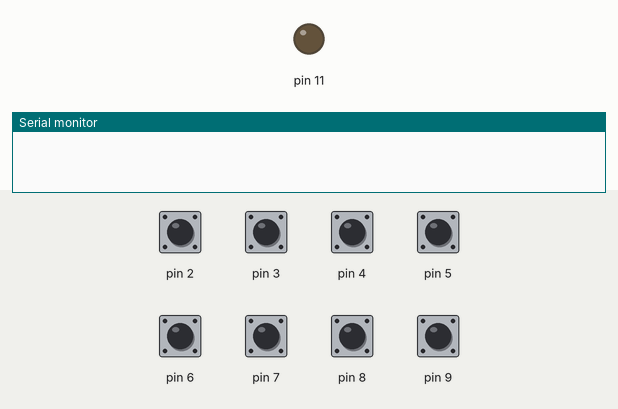
Recording of a sketch running on a simulated Arduino Uno, built with avr-gcc and run on an emulated ATmega328P. Shown: output pins drawn as LEDs (lit = HIGH), the last lines printed to the serial monitor. The test bench sets the inputs (shaded band); at power-on: pin 2–9 HIGH.

Above: at 4.2 s.
4.3 s: pin 2 pulled LOW for 0.15 s
At 5.0 s:
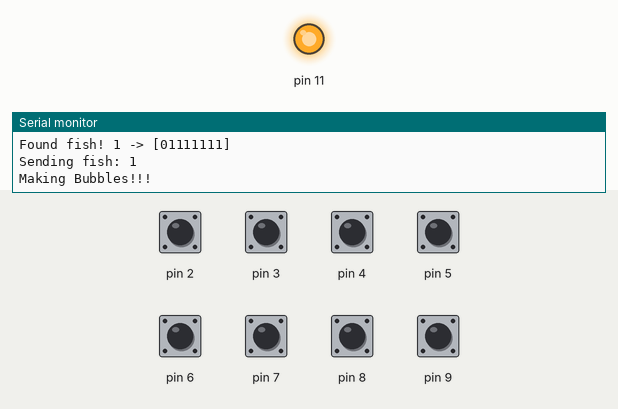
Timing chart, 0 to 21.2 s (numbered marks = the images above; inputs shaded):
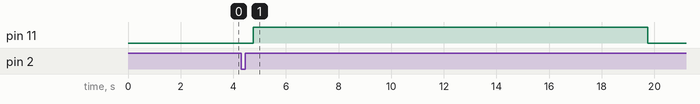

Measured:
- after the input at 4.3 s, pin 11: LOW → HIGH after 0.45 s, → LOW 15.0 s later

The sketch:

rotatingArduino2.ino.ino
```cpp
#include <RCSwitch.h>
class RF {

    int pin;
    RCSwitch rfSwitch = RCSwitch();

    public:
        RF(int rfPin) {
            pin = rfPin;
        }

        void setup() {
            rfSwitch.enableTransmit(pin);
        }


        void sendFish(int fish) {
          rfSwitch.send(fish, 24);
          Serial.print("Sending fish: ");
          Serial.println(fish);
        }

};

class Bubbles {

    int pin;
    unsigned long lastBubblesTime = 0;
    const int bubblingDuration = 15 * 1000; //each bubbling on time
    bool isBubbling = false;

    public:
        Bubbles(int _pin) {
            pin = _pin;
        }

        void setup() {
            pinMode(pin, OUTPUT);
        }


        void makeBubbles() {
          if (!isBubbling) {
            Serial.println("Making Bubbles!!!");
            isBubbling = true;
            lastBubblesTime = millis();
          }
          digitalWrite(pin, HIGH);
        }

        void stopBubbles() {
          if (isBubbling) {
            Serial.println("Stopping Bubbles!!!");
            isBubbling = false;
          }
          digitalWrite(pin, LOW);
        }

        void stopBubblesWhenNeeded() {
          if ((millis() - lastBubblesTime) > bubblingDuration) {
            //enough time has passed, stopping
            this->stopBubbles();
          } else {
            //continue bubbling

          }
        }
};

#include <Bounce2.h>

#define TOTAL_FISHES 8

int zeFish = 0;
unsigned long lastFishTime = 0;
const int tween = 5 * 1000; //grace period until more fish can be caught

class Fishes {

    int fish = 0;
    int pins[TOTAL_FISHES];
    Bounce bouncers[TOTAL_FISHES];

    public:
        Fishes(int fromPin) {
          for (int i = 0; i < TOTAL_FISHES; i++) {
            pins[i] = fromPin + i;
            bouncers[i] = Bounce( fromPin + i , 1 );
          }
        }

        void setup() {
          for (int i = 0; i < TOTAL_FISHES; i++) {
            pinMode(pins[i], INPUT_PULLUP);
            bouncers[i].update();
          }
        }


        int getFish() {

          if (fish > 0 && ((millis() - lastFishTime) < tween)) {
            //still transmitting last fish
            for (int i = 0; i < TOTAL_FISHES; i++) {
              bouncers[i].update();
            }
//            Serial.print("Still transmitting fish #");
//            Serial.println(fish);
          } else {
            fish = 0;
            String fishes = ("[");
            for (int i = 0; i < TOTAL_FISHES; i++) {
              bouncers[i].update();
//              fishes += (digitalRead(pins[i]);
              fishes += (bouncers[i].read());
              if (bouncers[i].read() == LOW) {
//              if (digitalRead(pins[i]) == LOW) {
                fish = i + 1;
              }
            }
            fishes += ("]");

            if (fish > 0) {
              lastFishTime = millis();
              Serial.print("Found fish! ");
              Serial.print(fish);
              Serial.print(" -> ");
              Serial.println(fishes);
            }
          }
          return fish;
        }

};

RF      rf      = RF(10); //D10 is the rf transmitter pin
Fishes  fishes  = Fishes(2); //D2 is the first fish pin (2-9)
Bubbles bubbles = Bubbles(11);

void setup() {

  Serial.begin(9600);

  rf.setup();
  fishes.setup();
  bubbles.setup();

  delay(3000);

}

void loop() {

  zeFish = fishes.getFish();

  if (zeFish > 0) {
    rf.sendFish(zeFish);
    bubbles.makeBubbles();
  } else {
    bubbles.stopBubblesWhenNeeded();
  }

  delay(1);
}
```
